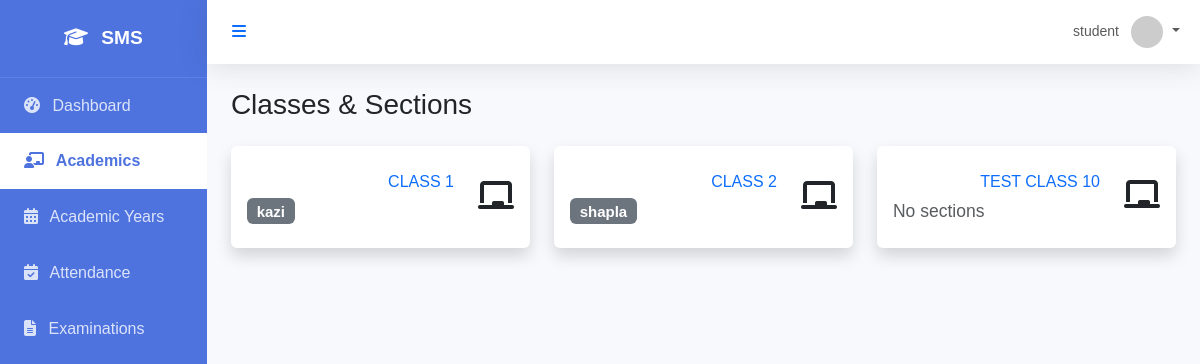
Screenshot of /academics/classes/ (signed in) with the database file from the repository.
### core/models.py (models this page shows, shortened)
class User(AbstractUser):
    class Role(models.TextChoices):
        SUPER_ADMIN = "SUPER_ADMIN", "Super Admin"
        SCHOOL_ADMIN = "SCHOOL_ADMIN", "School Admin"
        ACADEMIC_ADMIN = "ACADEMIC_ADMIN", "Academic Admin"
        TEACHER = "TEACHER", "Teacher"
        STUDENT = "STUDENT", "Student"
        PARENT = "PARENT", "Parent"
        ACCOUNTANT = "ACCOUNTANT", "Accountant"
        LIBRARIAN = "LIBRARIAN", "Librarian"
        RECEPTIONIST = "RECEPTIONIST", "Receptionist"
        HR_MANAGER = "HR_MANAGER", "HR Manager"
    role = models.CharField(max_length=50, choices=Role.choices, default=Role.STUDENT)
    objects = CustomUserManager()

### academics/models.py (models this page shows, shortened)
class Class(models.Model):
    name = models.CharField(max_length=50) # e.g. Class 1, Grade 10
    numeric_value = models.IntegerField(unique=True) # For sorting
    class Meta:
        verbose_name_plural = "Classes"
        ordering = ['numeric_value']

class Section(models.Model):
    name = models.CharField(max_length=10) # e.g. A, B, C
    class_name = models.ForeignKey(Class, on_delete=models.CASCADE, related_name='sections')
    class_teacher = models.ForeignKey(User, on_delete=models.SET_NULL, null=True, blank=True, limit_choices_to={'role': 'TEACHER'})
    class Meta:
        unique_together = ['name', 'class_name']
        ordering = ['name']

### academics/views.py (the view)
# urls.py: path('classes/', class_list, name='class_list'),
@login_required
def class_list(request):
    classes = Class.objects.all()
    return render(request, 'academics/class_list.html', {'classes': classes})

### templates/academics/class_list.html (shortened to what this page needs)
{% extends 'base.html' %}
{% block content %}
<div class="d-sm-flex align-items-center justify-content-between mb-4">
    <h1 class="h3 mb-0 text-gray-800">Classes & Sections</h1>
</div>
<div class="row" x-data="{ show: true }" x-show="show" x-transition:enter="transition ease-out duration-300" x-transition:enter-start="opacity-0 transform scale-90" x-transition:enter-end="opacity-100 transform scale-100">
    {% for class in classes %}
    <div class="col-xl-4 col-md-6 mb-4">
        <a href="{% url 'class_detail' class.pk %}" class="text-decoration-none">
            <div class="card border-left-primary shadow h-100 py-2">
                <div class="card-body">
                    <div class="row no-gutters align-items-center">
                        <div class="col mr-2">
                            <div class="text-xs font-weight-bold text-primary text-uppercase mb-1 d-flex justify-content-between align-items-center">
                            <a href="{% url 'class_detail' class.pk %}" class="text-decoration-none">{{ class.name }}</a>
                        </div>    <div class="h5 mb-0 font-weight-bold text-gray-800">
                                {% for section in class.sections.all %}
                                <span class="badge bg-secondary mr-1">
                                    {{ section.name }}
                                </span>
                            {% empty %}
                                    <span class="text-muted small">No sections</span>
                                {% endfor %}
                            </div>
                        </div>
                        <div class="col-auto">
                            <i class="fas fa-chalkboard fa-2x text-gray-300"></i>
                        </div>
                    </div>
                </div>
            </div>
        </a>
    </div>
    {% empty %}
    <div class="col-12">
        <div class="alert alert-info">No classes found. Please add a class.</div>
    </div>
    {% endfor %}
</div>
{% endblock %}

### templates/base.html (shortened to what this page needs)
<!DOCTYPE html>
<html lang="en">
<head>
    <link href="https://cdn.jsdelivr.net/npm/bootstrap@5.3.0/dist/css/bootstrap.min.css" rel="stylesheet">
    <link href="https://cdnjs.cloudflare.com/ajax/libs/font-awesome/6.4.0/css/all.min.css" rel="stylesheet">
</head>
<body x-data="{ sidebarOpen: true }">
    <div id="wrapper" :class="{ 'toggled': !sidebarOpen }">
        <div id="sidebar-wrapper" x-show="sidebarOpen" x-transition:enter="transition ease-out duration-300" x-transition:enter-start="opacity-0 transform -translate-x-full" x-transition:enter-end="opacity-100 transform translate-x-0" x-transition:leave="transition ease-in duration-300" x-transition:leave-start="opacity-100 transform translate-x-0" x-transition:leave-end="opacity-0 transform -translate-x-full">
            <div class="sidebar-heading">
                <i class="fas fa-graduation-cap me-2"></i> SMS
            </div>
            <div class="list-group list-group-flush">
                <a href="{% url 'dashboard' %}" class="list-group-item list-group-item-action {% if request.resolver_match.url_name == 'dashboard' %}active{% endif %}">
                    <i class="fas fa-tachometer-alt me-2"></i> Dashboard
                </a>
                {% if user.role == 'SUPER_ADMIN' or user.role == 'SCHOOL_ADMIN' or user.role == 'TEACHER' or user.role == 'ACADEMIC_ADMIN' or user.role == 'STUDENT' %}
                <a href="{% url 'class_list' %}" class="list-group-item list-group-item-action {% if 'academics' in request.path and 'academic-years' not in request.path %}active{% endif %}">
                    <i class="fas fa-chalkboard-teacher me-2"></i> Academics
                </a>
                <a href="{% url 'academic_year_list' %}" class="list-group-item list-group-item-action {% if 'academic-years' in request.path %}active{% endif %}">
                    <i class="fas fa-calendar-alt me-2"></i> Academic Years
                </a>
                {% endif %}
                <a href="{% url 'attendance_dashboard' %}" class="list-group-item list-group-item-action {% if 'attendance' in request.path %}active{% endif %}">
                    <i class="fas fa-calendar-check me-2"></i> Attendance
                </a>
                <a href="{% url 'exam_list' %}" class="list-group-item list-group-item-action {% if 'examination' in request.path %}active{% endif %}">
                    <i class="fas fa-file-alt me-2"></i> Examinations
                </a>
            </div>
        </div>
        <div id="page-content-wrapper">
            <nav class="navbar navbar-expand-lg navbar-light bg-white mb-4 static-top">
                <div class="container-fluid">
                    <button class="btn btn-link text-primary" @click="sidebarOpen = !sidebarOpen">
                        <i class="fas fa-bars"></i>
                    </button>
                    <ul class="navbar-nav ms-auto">
                        <li class="nav-item dropdown">
                            <a class="nav-link dropdown-toggle" href="#" id="userDropdown" role="button" data-bs-toggle="dropdown" aria-expanded="false">
                                <span class="me-2 d-none d-lg-inline text-gray-600 small">{{ user.username }}</span>
                                <img class="img-profile rounded-circle" src="https://ui-avatars.com/api/?name={{ user.username }}" width="32" height="32">
                            </a>
                        </li>
                    </ul>
                </div>
            </nav>
            <div class="container-fluid px-4">
                {% block content %}{% endblock %}
            </div>
        </div>
    </div>
</body>
</html>

### templates/base.html (style rules this page uses)
:root { --primary-color: #4e73df; --secondary-color: #858796; --success-color: #1cc88a; --info-color: #36b9cc; --warning-color: #f6c23e; --danger-color: #e74a3b; --light-color: #f8f9fc; --dark-color: #5a5c69; }
body { font-family: 'Nunito', sans-serif; background-color: #f8f9fc; overflow-x: hidden; }
#wrapper { display: flex; width: 100%; align-items: stretch; }
#sidebar-wrapper { min-height: 100vh; width: 250px; background-color: var(--primary-color); color: white; transition: all 0.3s ease; }
#sidebar-wrapper .sidebar-heading { padding: 1.5rem; font-size: 1.2rem; font-weight: bold; text-align: center; border-bottom: 1px solid rgba(255, 255, 255, 0.1); }
#sidebar-wrapper .list-group-item { padding: 1rem 1.5rem; background-color: transparent; color: rgba(255, 255, 255, 0.8); border: none; transition: all 0.2s ease; }
#sidebar-wrapper .list-group-item.active { background-color: white; color: var(--primary-color); font-weight: bold; }
#page-content-wrapper { width: 100%; display: flex; flex-direction: column; }
.navbar { box-shadow: 0 .15rem 1.75rem 0 rgba(58,59,69,.15); }
.card { border: none; box-shadow: 0 .15rem 1.75rem 0 rgba(58,59,69,.15); transition: transform 0.2s ease; }

### rows the page displays
User: username "student"
Class: name "CLASS 1"
Section: name "kazi"
Class: name "CLASS 2"
Section: name "shapla"
Class: name "TEST CLASS 10"
